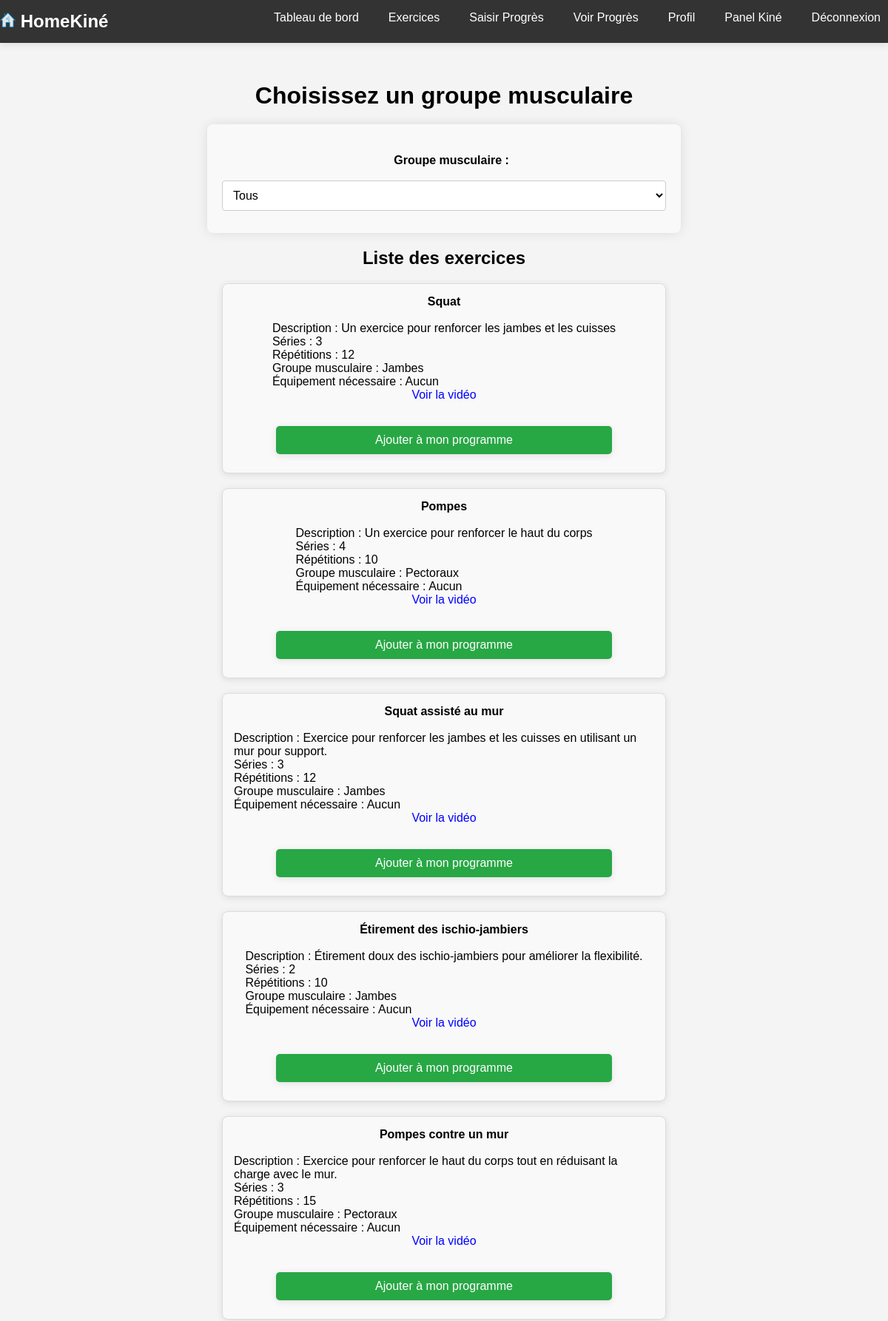
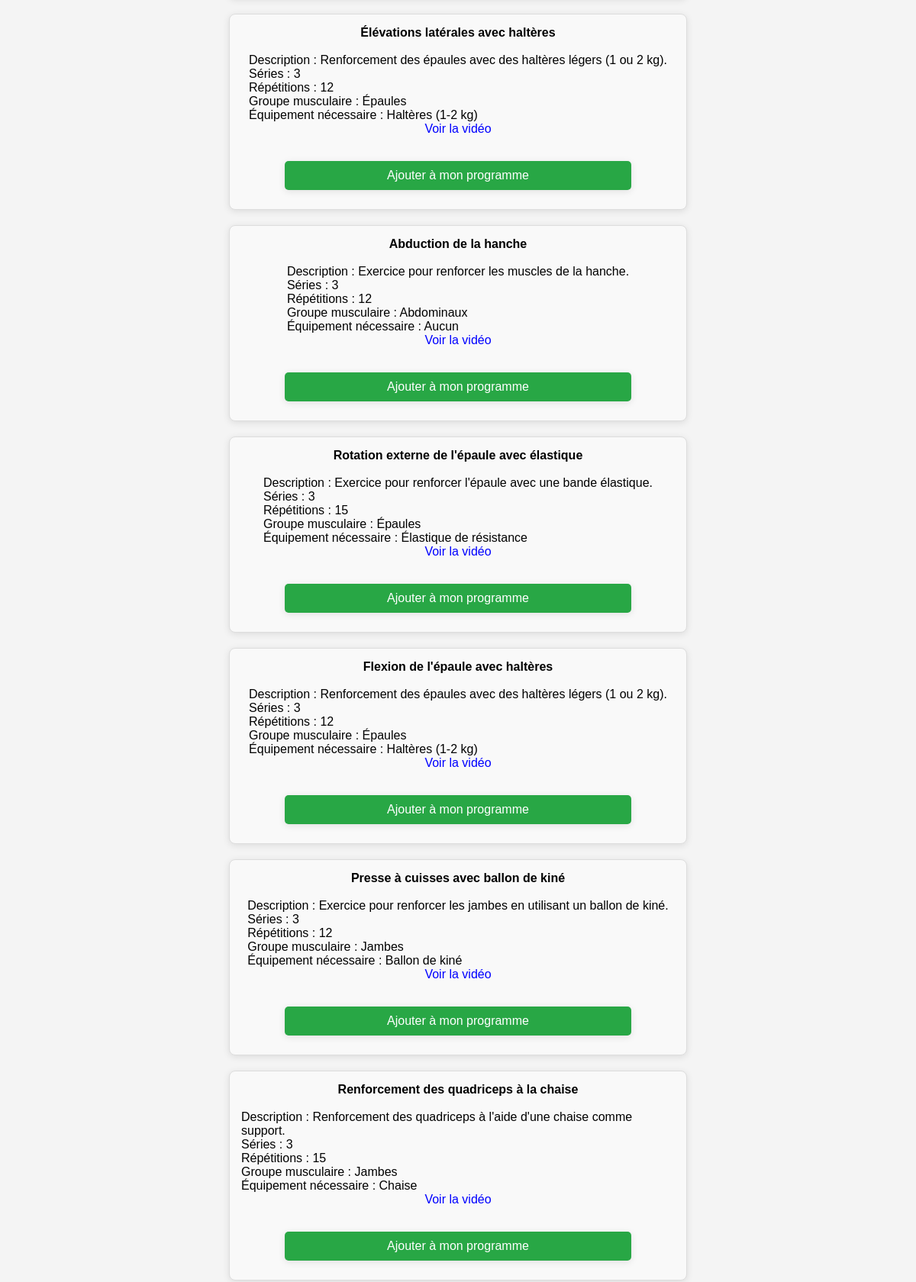
The page /exercices.php (signed in, upper part) on the database its author committed (2 pictures, top to bottom).
### tables this page shows
CREATE TABLE IF NOT EXISTS `exercises` (
  `id` int NOT NULL AUTO_INCREMENT,
  `name` varchar(100) NOT NULL,
  `description` text NOT NULL,
  `equipment_needed` varchar(100) DEFAULT NULL,
  `video_link` varchar(255) DEFAULT NULL,
  `created_at` timestamp NULL DEFAULT CURRENT_TIMESTAMP,
  `sets` int DEFAULT NULL,
  `reps` int DEFAULT NULL,
  `muscle_group_id` int DEFAULT NULL,
  PRIMARY KEY (`id`),
  KEY `fk_muscle_group` (`muscle_group_id`)
);

CREATE TABLE IF NOT EXISTS `muscle_groups` (
  `id` int NOT NULL AUTO_INCREMENT,
  `name` varchar(100) NOT NULL,
  PRIMARY KEY (`id`)
);

### exercices.php (the view, shortened to what this page needs)
<?php
include ('header.php');
include ('config.php');
$selected_group = isset($_GET['muscle_group_id']) ? $_GET['muscle_group_id'] : '';
if ($selected_group) {
    $exercise_query = "SELECT exercises.*, muscle_groups.name AS muscle_group_name
                       FROM exercises
                       JOIN muscle_groups ON exercises.muscle_group_id = muscle_groups.id
                       WHERE muscle_group_id = '$selected_group'
                       ORDER BY id ASC";
} else {
    $exercise_query = "SELECT exercises.*, muscle_groups.name AS muscle_group_name
                       FROM exercises
                       JOIN muscle_groups ON exercises.muscle_group_id = muscle_groups.id
                       ORDER BY id ASC";
}
$exercise_result = mysqli_query($conn, $exercise_query);
?>
<!DOCTYPE html>
<html lang="fr">
<head>
    <link rel="stylesheet" href="style.css">
</head>
<body>
    <main class="main-content">
        <h1>Choisissez un groupe musculaire</h1>
        <form method="GET" action="">
            <label for="muscle_group_id">Groupe musculaire :</label>
            <select id="muscle_group_id" name="muscle_group_id" onchange="this.form.submit()">
                <option value="">Tous</option>
            </select>
        </form>
        <h2>Liste des exercices</h2>
        <ul class="exercise-list">
            <?php while ($row = mysqli_fetch_assoc($exercise_result)): ?>
                <div class="exercise-card">
                    <strong><?php echo $row['name']; ?></strong><br>
                    Description : <?php echo $row['description']; ?><br>
                    Séries : <?php echo $row['sets'] ?: 'Non défini'; ?><br>
                    Répétitions : <?php echo $row['reps'] ?: 'Non défini'; ?><br>
                    Groupe musculaire : <?php echo $row['muscle_group_name']; ?><br>
                    Équipement nécessaire : <?php echo $row['equipment_needed'] ?: 'Aucun'; ?><br>
                    <?php if ($row['video_link']): ?>
                        <a href="<?php echo $row['video_link']; ?>" target="_blank">Voir la vidéo</a><br>
                    <?php endif; ?>
                    <button class="add-program-button" data-exercise-id="<?php echo $row['id']; ?>">
                        Ajouter à mon programme
                    </button>
                </div>
            <?php endwhile; ?>
        </ul>
    </main>
</body>
</html>
<?php
include ('footer.php');
?>

### style.css (style rules this page uses)
body { font-family: Arial, sans-serif; background-color: #f4f4f4; padding-top: 70px; margin: 0; display: flex; justify-content: center; align-items: center; flex-direction: column; min-height: 100vh; }
h1, h2 { text-align: center; margin-bottom: 20px; }
ul { list-style-type: none; padding: 0; margin-bottom: 20px; text-align: center; }
a { text-decoration: none; color: blue; }
main { flex: 1; padding: 20px; width: 100%; max-width: 1200px; box-sizing: border-box; }
form, div, .section { display: flex; justify-content: center; align-items: center; flex-direction: column; }
button, input[type="submit"] { display: block; margin: 10px auto; padding: 10px 15px; background-color: #28a745; color: white; border: none; border-radius: 5px; cursor: pointer; font-size: 16px; text-align: center; width: auto; }
form { max-width: 600px; width: 100%; margin: 20px auto; padding: 20px; background-color: #f9f9f9; border-radius: 8px; box-shadow: 0 0 15px rgba(0, 0, 0, 0.1); }
form label { font-size: 16px; font-weight: bold; margin-bottom: 8px; display: inline-block; padding-top: 20px; padding-left: 20px; }
form input[type="text"], form input[type="email"], form input[type="password"], form input[type="number"], form input[type="date"], form select, form textarea { width: 100%; padding: 10px; margin: 10px 0; border: 1px solid #ccc; border-radius: 4px; font-size: 16px; box-sizing: border-box; background-color: #fff; transition: border-color 0.3s, box-shadow 0.3s; }
.exercise-list { list-style-type: none; padding: 0; margin: 0 auto; display: flex; flex-direction: column; align-items: center; width: 100%; max-width: 800px; }
.exercise-card { background-color: #f9f9f9; border: 1px solid #ddd; padding: 15px; margin-bottom: 20px; border-radius: 8px; box-shadow: 0 2px 10px rgba(0, 0, 0, 0.1); width: 100%; max-width: 600px; text-align: left; box-sizing: border-box; overflow: hidden; }
.exercise-card select, .exercise-card button { width: 80%; padding: 10px; font-size: 16px; border-radius: 5px; border: 1px solid #ddd; box-sizing: border-box; align-self: center; }
.exercise-card button { background-color: #28a745; color: white; border: none; cursor: pointer; transition: background-color 0.3s; }
button { background-color: #28a745; color: #fff; padding: 10px 15px; border: none; border-radius: 5px; cursor: pointer; }
.main-content { padding: 20px; width: 100%; max-width: 1200px; box-sizing: border-box; }
.add-program-button { width: 100%; padding: 12px 20px; background-color: #28a745; color: #fff; border: none; border-radius: 4px; font-size: 16px; cursor: pointer; transition: background-color 0.3s ease; box-shadow: 0px 2px 10px rgba(0, 0, 0, 0.1); display: inline-block; margin-top: 15px; }

### rows shown on the page
exercises: name "Squat", description "Un exercice pour renforcer les jambes et les cuisses", sets "3", reps "12", muscle_group.name "Jambes", equipment_needed "Aucun"
exercises: name "Pompes", description "Un exercice pour renforcer le haut du corps", sets "4", reps "10", muscle_group.name "Pectoraux", equipment_needed "Aucun"
exercises: name "Squat assisté au mur", description "Exercice pour renforcer les jambes et les cuisses en utilisant un mur pour support.", sets "3", reps "12", muscle_group.name "Jambes", equipment_needed "Aucun"
exercises: name "Étirement des ischio-jambiers", description "Étirement doux des ischio-jambiers pour améliorer la flexibilité.", sets "2", reps "10", muscle_group.name "Jambes", equipment_needed "Aucun"
exercises: name "Pompes contre un mur", description "Exercice pour renforcer le haut du corps tout en réduisant la charge avec le mur.", sets "3", reps "15", muscle_group.name "Pectoraux", equipment_needed "Aucun"
exercises: name "Élévations latérales avec haltères", description "Renforcement des épaules avec des haltères légers (1 ou 2 kg).", sets "3", reps "12", muscle_group.name "Épaules", equipment_needed "Haltères (1-2 kg)"
exercises: name "Abduction de la hanche", description "Exercice pour renforcer les muscles de la hanche.", sets "3", reps "12", muscle_group.name "Abdominaux", equipment_needed "Aucun"
exercises: name "Rotation externe de l'épaule avec élastique", description "Exercice pour renforcer l'épaule avec une bande élastique.", sets "3", reps "15", muscle_group.name "Épaules", equipment_needed "Élastique de résistance"
exercises: name "Flexion de l'épaule avec haltères", description "Renforcement des épaules avec des haltères légers (1 ou 2 kg).", sets "3", reps "12", muscle_group.name "Épaules", equipment_needed "Haltères (1-2 kg)"
exercises: name "Presse à cuisses avec ballon de kiné", description "Exercice pour renforcer les jambes en utilisant un ballon de kiné.", sets "3", reps "12", muscle_group.name "Jambes", equipment_needed "Ballon de kiné"
exercises: name "Renforcement des quadriceps à la chaise", description "Renforcement des quadriceps à l'aide d'une chaise comme support.", sets "3", reps "15", muscle_group.name "Jambes", equipment_needed "Chaise"
